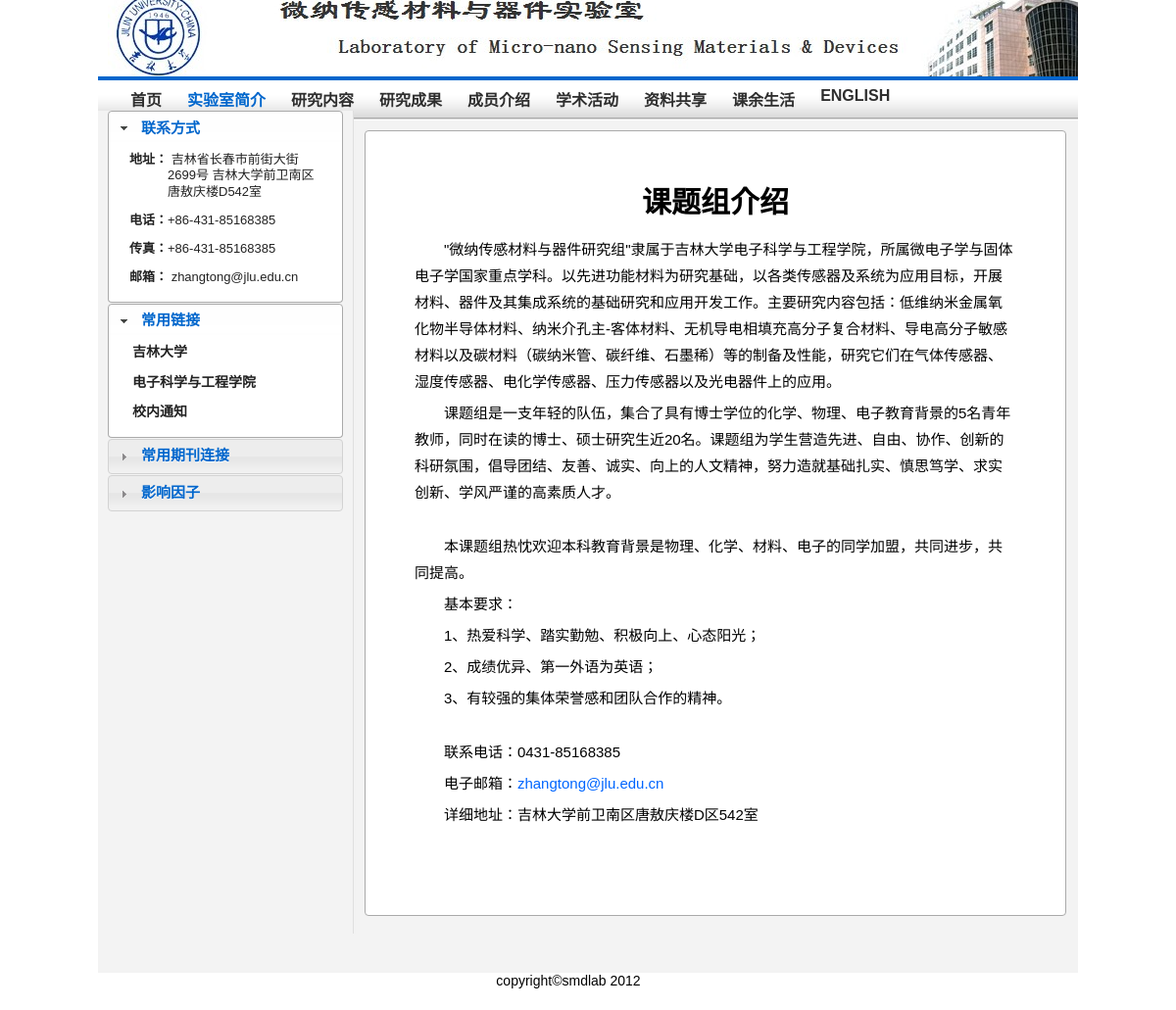
The app's page /introduction.php with its own data.
### tables this page shows
CREATE TABLE `contact` (
  `c_id` int(11) NOT NULL auto_increment,
  `c_address` varchar(100) default NULL,
  `c_tel` varchar(50) default NULL,
  `c_fax` varchar(50) default NULL,
  `c_email` varchar(50) default NULL,
  PRIMARY KEY  (`c_id`)
);

CREATE TABLE `link` (
  `l_id` int(11) NOT NULL auto_increment,
  `l_name` varchar(100) NOT NULL default '',
  `l_mark` tinyint(1) NOT NULL default '0',
  `l_content` varchar(100) NOT NULL default '',
  PRIMARY KEY  (`l_id`)
);

### include/sidebar_index.php (the view, shortened to what this page needs)
<?php
$result = mysql_query("SELECT * FROM contact where C_id=1");
$row = mysql_fetch_array($result);
?>
<div id="sidebar_nav_1" class="sidebar_nav">
	<h3><a href="#">联系方式</a></h3>
	<div>
		<ul>
		    <li><strong>地址：</strong><?php echo $row[1] ?> </li>
			<li><strong>电话：</strong><?php echo $row[2] ?> </li>
			<li><strong>传真：</strong><?php echo $row[3] ?> </li>
			<li><strong>邮箱：</strong><?php echo $row[4] ?> </li>
		</ul>
	</div>
</div>
<div id="sidebar_nav_4" class="sidebar_nav bold_a">
	<h3><a href="#">常用链接</a></h3>
	<div>
		<ul>
		<?php
		    $result = mysql_query("SELECT * FROM link where l_mark=1");
			while($row = mysql_fetch_array($result)){
		?>
		    <li><a href="<?php echo $row['l_content']?>" target="_blank" ><?php echo $row['l_name']?></a></li>
		<?php
		    }
		?>
		</ul>
	</div>
</div>
<div id="sidebar_nav_2" class="sidebar_nav">
	<h3><a href="#">常用期刊连接</a></h3>
</div>
<div id="sidebar_nav_3" class="sidebar_nav bold_a">
	<h3><a href="#">影响因子</a></h3>
</div>

### media/css/common/layout.css (style rules this page uses)
#sidebar .sidebar_nav { width: 240px; margin: auto; }
#sidebar .sidebar_nav ul { padding: 0; margin: 0 0 10px; }
#sidebar .sidebar_nav ul li { padding: 0; }
#sidebar .sidebar_nav ul li a { display: block; padding: 5px 18px 5px 24px; }
#sidebar .sidebar_nav div { padding: 0; }
#sidebar #sidebar_nav_1 ul li { padding: 5px 18px 5px 60px; }

### media/css/common/color.css (style rules this page uses)
#sidebar .sidebar_nav ul li { border-top: 1px solid #fff; border-bottom: 1px solid #fff; }

### media/css/introduction.css (style rules this page uses)
.intro_area h2 { font: bold 30px 隶书,arial,sans-serif; margin: 10px auto 15px; text-align: center; }

### records on screen
contact: c_address "吉林省长春市前街大街2699号 吉林大学前卫南区唐敖庆楼D542室", c_tel "+86-431-85168385", c_fax "+86-431-85168385", c_email "zhangtong@jlu.edu.cn"
link: l_name "吉林大学"
link: l_name "电子科学与工程学院"
link: l_name "校内通知"
